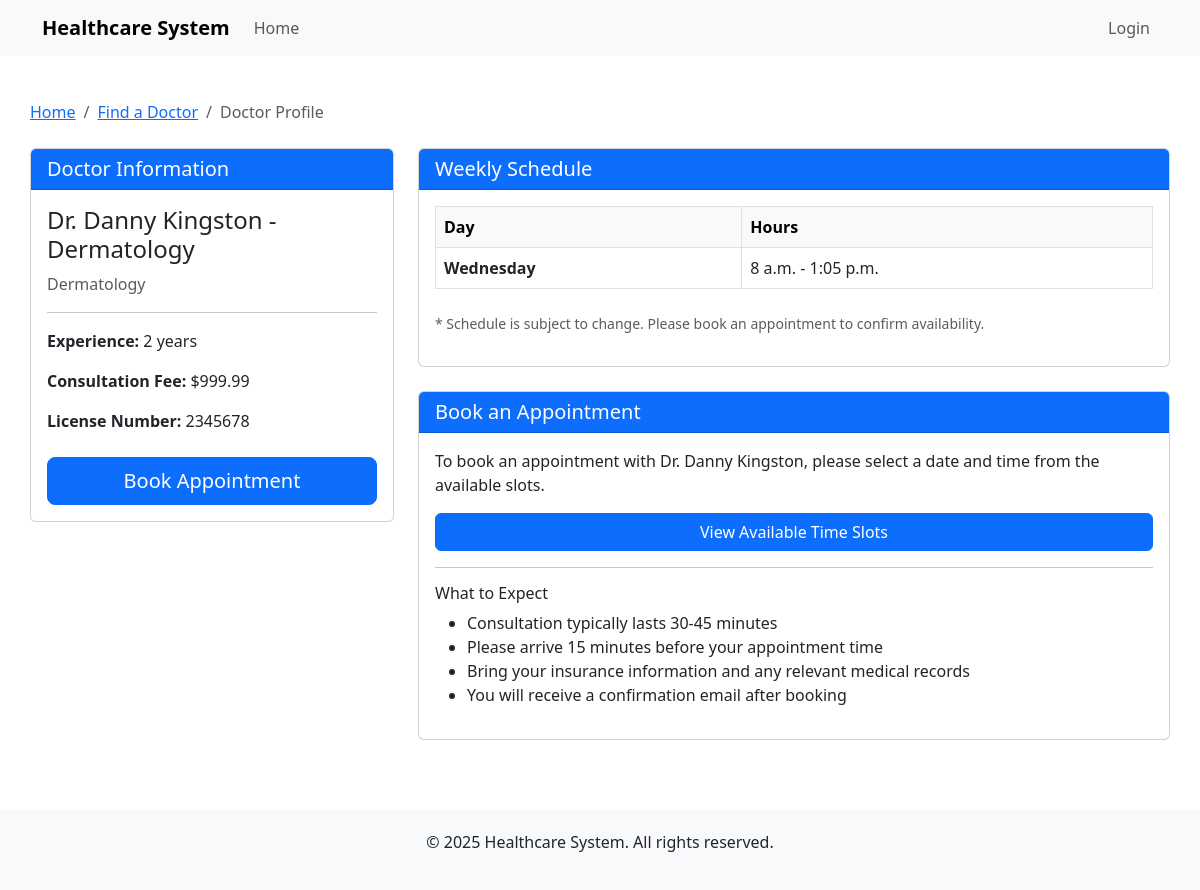
/1/, run on the app's committed database.
### doctors/models.py (models this page shows, shortened)
class Doctor(models.Model):
    SPECIALIZATIONS = [
        ('CARDIO', 'Cardiology'),
        ('DERMA', 'Dermatology'),
        ('NEURO', 'Neurology'),
        ('ORTHO', 'Orthopedics'),
        ('PEDIA', 'Pediatrics'),
        ('RADIO', 'Radiology'),
        ('GENERAL', 'General Practice'),
    ]
    user = models.OneToOneField(User, on_delete=models.CASCADE)
    specialization = models.CharField(max_length=10, choices=SPECIALIZATIONS)
    license_number = models.CharField(max_length=50, unique=True)
    phone_regex = RegexValidator(regex=r'^\+?1?\d{9,15}$')
    phone_number = models.CharField(validators=[phone_regex], max_length=17)
    years_of_experience = models.PositiveIntegerField(default=1)
    consultation_fee = models.DecimalField(max_digits=8, decimal_places=2, default=0)
    bio = models.TextField(blank=True)
    created_at = models.DateTimeField(auto_now_add=True)
    updated_at = models.DateTimeField(auto_now=True)
    def __str__(self):
        return f"Dr. {self.user.first_name} {self.user.last_name} - {self.get_specialization_display()}"
    class Meta:
        ordering = ['user__last_name', 'user__first_name']

class DoctorSchedule(models.Model):
    DAYS_OF_WEEK = [
        (0, 'Monday'),
        (1, 'Tuesday'),
        (2, 'Wednesday'),
        (3, 'Thursday'),
        (4, 'Friday'),
        (5, 'Saturday'),
        (6, 'Sunday'),
    ]
    doctor = models.ForeignKey(Doctor, on_delete=models.CASCADE, related_name='schedules')
    day_of_week = models.IntegerField(choices=DAYS_OF_WEEK)
    start_time = models.TimeField()
    end_time = models.TimeField()
    is_available = models.BooleanField(default=True)
    class Meta:
        unique_together = ['doctor', 'day_of_week']
        ordering = ['day_of_week', 'start_time']

### doctors/views.py (the view)
# urls.py: path('<int:doctor_id>/', views.doctor_detail, name='doctor_detail'),
def doctor_detail(request, doctor_id):
    doctor = get_object_or_404(Doctor, id=doctor_id)
    schedules = DoctorSchedule.objects.filter(doctor=doctor, is_available=True).order_by('day_of_week')
    context = {
        'doctor': doctor,
        'schedules': schedules,
    }
    return render(request, 'doctors/detail.html', context)

### templates/doctors/detail.html (shortened to what this page needs)
{% extends 'base.html' %}
{% block content %}
<div class="row mt-4">
    <div class="col-md-12">
        <nav aria-label="breadcrumb">
            <ol class="breadcrumb">
                <li class="breadcrumb-item"><a href="{% url 'home' %}">Home</a></li>
                <li class="breadcrumb-item"><a href="{% url 'doctor_search' %}">Find a Doctor</a></li>
                <li class="breadcrumb-item active">Doctor Profile</li>
            </ol>
        </nav>
    </div>
</div>
<div class="row mt-2">
    <div class="col-md-4">
        <div class="card mb-4">
            <div class="card-header bg-primary text-white">
                <h5 class="card-title mb-0">Doctor Information</h5>
            </div>
            <div class="card-body">
                <h4>{{ doctor }}</h4>
                <p class="text-muted">{{ doctor.get_specialization_display }}</p>
                <hr>
                <p><strong>Experience:</strong> {{ doctor.years_of_experience }} years</p>
                <p><strong>Consultation Fee:</strong> ${{ doctor.consultation_fee }}</p>
                <p><strong>License Number:</strong> {{ doctor.license_number }}</p>
                <div class="mt-4">
                    <a href="{% url 'book_appointment_with_doctor' doctor.id %}" class="btn btn-primary btn-lg w-100">Book Appointment</a>
                </div>
            </div>
        </div>
    </div>
    <div class="col-md-8">
        <div class="card mb-4">
            <div class="card-header bg-primary text-white">
                <h5 class="card-title mb-0">Weekly Schedule</h5>
            </div>
            <div class="card-body">
                {% if schedules %}
                    <div class="table-responsive">
                        <table class="table table-bordered">
                            <thead class="table-light">
                                <tr>
                                    <th>Day</th>
                                    <th>Hours</th>
                                </tr>
                            </thead>
                            <tbody>
                                {% for schedule in schedules %}
                                <tr>
                                    <td><strong>{{ schedule.get_day_of_week_display }}</strong></td>
                                    <td>{{ schedule.start_time }} - {{ schedule.end_time }}</td>
                                </tr>
                                {% endfor %}
                            </tbody>
                        </table>
                    </div>
                    <p class="text-muted small mt-2">* Schedule is subject to change. Please book an appointment to confirm availability.</p>
                {% else %}
                    <p class="text-center">No schedule information available.</p>
                {% endif %}
            </div>
        </div>
        <div class="card">
            <div class="card-header bg-primary text-white">
                <h5 class="card-title mb-0">Book an Appointment</h5>
            </div>
            <div class="card-body">
                <p>To book an appointment with Dr. {{ doctor.user.get_full_name }}, please select a date and time from the available slots.</p>
                <div class="d-grid gap-2">
                    <a href="{% url 'book_appointment_with_doctor' doctor.id %}" class="btn btn-primary">View Available Time Slots</a>
                </div>
                <hr>
                <h6>What to Expect</h6>
                <ul>
                    <li>Consultation typically lasts 30-45 minutes</li>
                    <li>Please arrive 15 minutes before your appointment time</li>
                    <li>Bring your insurance information and any relevant medical records</li>
                    <li>You will receive a confirmation email after booking</li>
                </ul>
            </div>
        </div>
    </div>
</div>
{% endblock %}

### data on the page
Doctor: user+specialization "Dr. Danny Kingston - Dermatology", specialization "Dermatology", years_of_experience "2", consultation_fee "999.99", license_number "2345678", user.get_full_name "Danny Kingston"
DoctorSchedule: day_of_week "Wednesday", start_time "8 a.m.", end_time "1:05 p.m."
